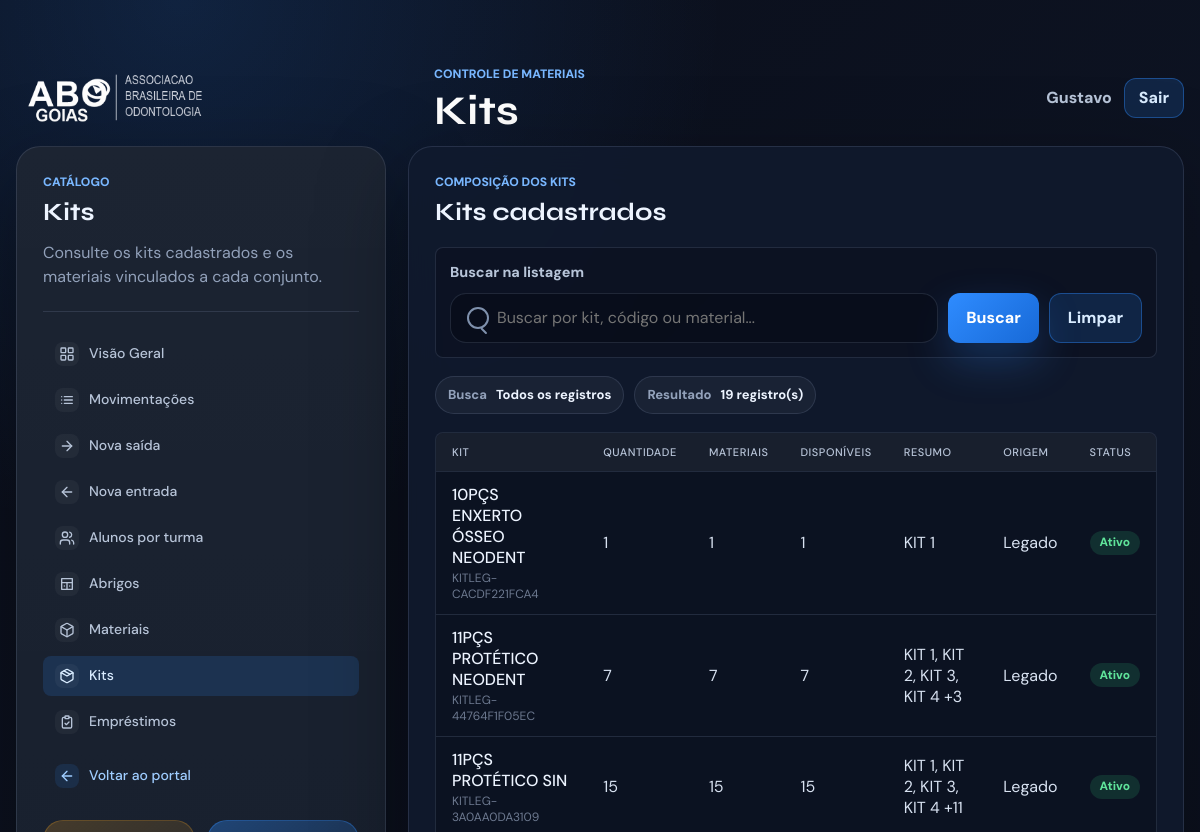
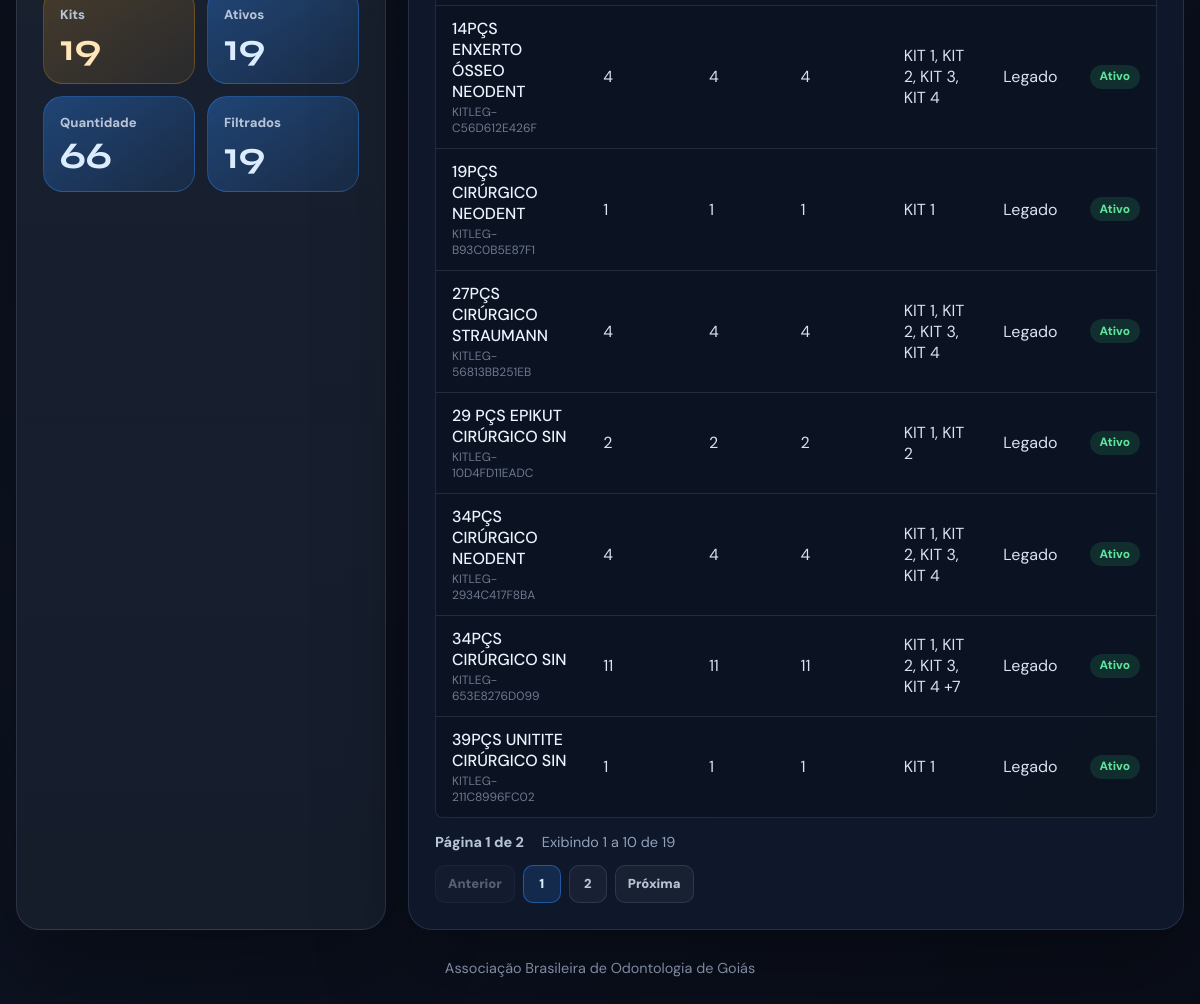
/kits/ (signed in), run on the app's committed database (2 pictures, top to bottom).
### gestao_cme/models.py (models this page shows, shortened)
class ModeloBase(models.Model):
    criado_em = models.DateTimeField(auto_now_add=True)
    atualizado_em = models.DateTimeField(auto_now=True)
    ativo = models.BooleanField(default=True)
    class Meta:
        abstract = True

class Kit(ModeloBase):
    nome = models.CharField(max_length=120)
    codigo = models.CharField(max_length=40, unique=True)
    descricao = models.TextField(blank=True)
    quantidade = models.PositiveIntegerField(default=0)
    origem = models.CharField(
        max_length=20,
        choices=OrigemDados.choices,
        default=OrigemDados.MANUAL,
    )
    ultima_sincronizacao = models.DateTimeField(null=True, blank=True)
    materiais = models.ManyToManyField(
        Material,
        through="KitMaterial",
        related_name="kits",
        blank=True,
    )
    class Meta:
        ordering = ["nome"]
        verbose_name = "kit"
        verbose_name_plural = "kits"

class Material(ModeloBase):
    class UnidadeMedida(models.TextChoices):
        UNIDADE = "UN", "Unidade"
        CAIXA = "CX", "Caixa"
        PACOTE = "PC", "Pacote"
        FRASCO = "FR", "Frasco"
        PAR = "PAR", "Par"
    nome = models.CharField(max_length=120)
    codigo = models.CharField(max_length=40, unique=True)
    descricao = models.TextField(blank=True)
    identificacao = models.CharField(max_length=30, blank=True)
    rotulo_kit = models.CharField(max_length=120, blank=True)
    disponivel = models.BooleanField(default=True)
    unidade_medida = models.CharField(
        max_length=5,
        choices=UnidadeMedida.choices,
        default=UnidadeMedida.UNIDADE,
    )
    quantidade_minima = models.PositiveIntegerField(default=0)
    origem = models.CharField(
        max_length=20,
        choices=OrigemDados.choices,
        default=OrigemDados.MANUAL,
    )
    ultima_sincronizacao = models.DateTimeField(null=True, blank=True)
    class Meta:
        ordering = ["nome"]
        verbose_name = "material"
        verbose_name_plural = "materiais"

### gestao_cme/views.py (the view, shortened to what this page needs)
# urls.py: path("kits/", views.kits, name="kits"),
@login_required
def kits(request: HttpRequest) -> HttpResponse:
    busca = request.GET.get("q", "").strip()
    kits_queryset = (
        Kit.objects.exclude(origem=OrigemDados.EXEMPLO)
        .prefetch_related("itens__material")
        .order_by("nome")
    )
    page_obj, query_string = paginar_queryset(request, kits_queryset)
    for kit in page_obj.object_list:
        itens = list(kit.itens.all())
        kit.total_materiais = len(itens)
        kit.materiais_disponiveis = sum(1 for item in itens if item.material.disponivel)
        kit.materiais_resumo = ", ".join(
            item.material.identificacao or item.material.nome for item in itens[:4]
        )
        if len(itens) > 4:
            kit.materiais_resumo += f" +{len(itens) - 4}"
    kits_base = Kit.objects.exclude(origem=OrigemDados.EXEMPLO)
    metricas = {
        "total": kits_base.count(),
        "ativos": kits_base.filter(ativo=True).count(),
        "quantidade": sum(kit.quantidade for kit in kits_base),
        "filtrados": page_obj.paginator.count,
    }
    return render(
        request,
        "gestao_cme/kits.html",
        {
            "usuario_logado": request.user,
            "busca": busca,
            "metricas": metricas,
            "kits": page_obj.object_list,
            "page_obj": page_obj,
            "query_string": query_string,
        },
    )

### gestao_cme/views.py (called while the page is built)
def paginar_queryset(
    request: HttpRequest, queryset: QuerySet[Any]
) -> tuple[Page[Any], str]:
    query_params = request.GET.copy()
    query_params.pop("page", None)
    paginator = Paginator(queryset, REGISTROS_POR_PAGINA)
    page_obj = paginator.get_page(request.GET.get("page"))
    return page_obj, query_params.urlencode()

### gestao_cme/templates/gestao_cme/kits.html (shortened to what this page needs)
﻿{% extends "gestao_cme/base.html" %}
{% block header_eyebrow %}Controle de materiais{% endblock %}
{% block header_title %}Kits{% endblock %}
{% block content %}
    <main class="page-shell">
        <div class="layout-grid">
            <aside class="panel config-panel">
                <p class="section-label">Catálogo</p>
                <h2>Kits</h2>
                <p class="panel-copy">Consulte os kits cadastrados e os materiais vinculados a cada conjunto.</p>
                {% include "gestao_cme/partials/menu_sistemas.html" with menu_app="cme" active_page="kits" %}
                <div class="metric-grid">
                    <div class="metric-card">
                        <span class="metric-label">Kits</span>
                        <strong>{{ metricas.total }}</strong>
                    </div>
                    <div class="metric-card">
                        <span class="metric-label">Ativos</span>
                        <strong>{{ metricas.ativos }}</strong>
                    </div>
                    <div class="metric-card">
                        <span class="metric-label">Quantidade</span>
                        <strong>{{ metricas.quantidade }}</strong>
                    </div>
                    <div class="metric-card">
                        <span class="metric-label">Filtrados</span>
                        <strong>{{ metricas.filtrados }}</strong>
                    </div>
                </div>
            </aside>
            <section class="panel results-panel">
                <div class="results-topbar">
                    <div>
                        <p class="section-label">Composição dos kits</p>
                        <h2>Kits cadastrados</h2>
                    </div>
                </div>
                <form class="results-search" method="get">
                    <label class="search-label" for="results-q-kits">Buscar na listagem</label>
                    <div class="results-search-row">
                        <div class="search-control">
                            <input id="results-q-kits" type="search" name="q" value="{{ busca }}" placeholder="Buscar por kit, código ou material...">
                        </div>
                        <button class="button primary" type="submit">Buscar</button>
                        <a class="button secondary" href="{% url 'kits' %}">Limpar</a>
                    </div>
                </form>
                <div class="selection-summary">
                    <div class="info-chip">
                        <span>Busca</span>
                        <strong>{{ busca|default:"Todos os registros" }}</strong>
                    </div>
                    <div class="info-chip">
                        <span>Resultado</span>
                        <strong>{{ page_obj.paginator.count }} registro(s)</strong>
                    </div>
                </div>
                <div class="table-wrap data-table-wrap">
                    <table class="data-table">
                        <thead>
                            <tr>
                                <th>Kit</th>
                                <th>Quantidade</th>
                                <th>Materiais</th>
                                <th>Disponíveis</th>
                                <th>Resumo</th>
                                <th>Origem</th>
                                <th>Status</th>
                            </tr>
                        </thead>
                        <tbody>
                            {% for kit in kits %}
                                <tr>
                                    <td>
                                        <strong>{{ kit.nome }}</strong>
                                        <span class="cell-muted">{{ kit.codigo }}</span>
                                    </td>
                                    <td>{{ kit.quantidade }}</td>
                                    <td>{{ kit.total_materiais }}</td>
                                    <td>{{ kit.materiais_disponiveis }}</td>
                                    <td>{{ kit.materiais_resumo|default:"Sem materiais vinculados" }}</td>
                                    <td>{{ kit.get_origem_display }}</td>
                                    <td>
                                        {% if kit.ativo %}
                                            <span class="badge badge-devolvido">Ativo</span>
                                        {% else %}
                                            <span class="badge badge-atrasado">Inativo</span>
                                        {% endif %}
                                    </td>
                                </tr>
                            {% endfor %}
                        </tbody>
                    </table>
                </div>
                {% include "gestao_cme/partials/paginacao.html" %}
            </section>
        </div>
    </main>
{% endblock %}

### gestao_cme/templates/gestao_cme/base.html (shortened to what this page needs)
﻿{% load static %}
<!doctype html>
<html lang="pt-BR">
<head>
    <link rel="stylesheet" href="{% static 'gestao_cme/css/home.css' %}">
</head>
<body class="{% block body_class %}{% endblock %}">
    <header class="app-header {% block header_class %}{% endblock %}">
        <div class="header-inner">
            <div class="brand">
                <img class="brand-logo" src="{% static 'gestao_cme/img/logo.png' %}" alt="ABO Goiás">
                {% block header_brand_text %}
                    <div>
                        <p class="eyebrow">{% block header_eyebrow %}ABO Goiás{% endblock %}</p>
                        <h1>{% block header_title %}Sistemas internos{% endblock %}</h1>
                    </div>
                {% endblock %}
            </div>
            {% if usuario_logado %}
                <div class="user-menu">
                    <span>{{ usuario_logado.get_full_name|default:usuario_logado.username }}</span>
                    <form method="post" action="{% url 'logout' %}">
                        <button class="button secondary compact-button" type="submit">Sair</button>
                    </form>
                </div>
            {% endif %}
        </div>
    </header>
    {% block content %}{% endblock %}
    {% block footer %}
        <footer class="footer">
            Associação Brasileira de Odontologia de Goiás
        </footer>
    {% endblock %}
</body>
</html>

### data on the page
Kit: nome "10PÇS ENXERTO ÓSSEO NEODENT", codigo "KITLEG-CACDF221FCA4", quantidade "1", total_materiais "1", materiais_disponiveis "1", materiais_resumo "KIT 1", origem "Legado", ativo "Ativo"
Kit: nome "11PÇS PROTÉTICO NEODENT", codigo "KITLEG-44764F1F05EC", quantidade "7", total_materiais "7", materiais_disponiveis "7", materiais_resumo "KIT 1, KIT 2, KIT 3, KIT 4 +3", origem "Legado", ativo "Ativo"
Kit: nome "11PÇS PROTÉTICO SIN", codigo "KITLEG-3A0AA0DA3109", quantidade "15", total_materiais "15", materiais_disponiveis "15", materiais_resumo "KIT 1, KIT 2, KIT 3, KIT 4 +11", origem "Legado", ativo "Ativo"
Kit: nome "14PÇS ENXERTO ÓSSEO NEODENT", codigo "KITLEG-C56D612E426F", quantidade "4", total_materiais "4", materiais_disponiveis "4", materiais_resumo "KIT 1, KIT 2, KIT 3, KIT 4", origem "Legado", ativo "Ativo"
Kit: nome "19PÇS CIRÚRGICO NEODENT", codigo "KITLEG-B93C0B5E87F1", quantidade "1", total_materiais "1", materiais_disponiveis "1", materiais_resumo "KIT 1", origem "Legado", ativo "Ativo"
Kit: nome "27PÇS CIRÚRGICO STRAUMANN", codigo "KITLEG-56813BB251EB", quantidade "4", total_materiais "4", materiais_disponiveis "4", materiais_resumo "KIT 1, KIT 2, KIT 3, KIT 4", origem "Legado", ativo "Ativo"
Kit: nome "29 PÇS EPIKUT CIRÚRGICO SIN", codigo "KITLEG-10D4FD11EADC", quantidade "2", total_materiais "2", materiais_disponiveis "2", materiais_resumo "KIT 1, KIT 2", origem "Legado", ativo "Ativo"
Kit: nome "34PÇS CIRÚRGICO NEODENT", codigo "KITLEG-2934C417F8BA", quantidade "4", total_materiais "4", materiais_disponiveis "4", materiais_resumo "KIT 1, KIT 2, KIT 3, KIT 4", origem "Legado", ativo "Ativo"
Kit: nome "34PÇS CIRÚRGICO SIN", codigo "KITLEG-653E8276D099", quantidade "11", total_materiais "11", materiais_disponiveis "11", materiais_resumo "KIT 1, KIT 2, KIT 3, KIT 4 +7", origem "Legado", ativo "Ativo"
Kit: nome "39PÇS UNITITE CIRÚRGICO SIN", codigo "KITLEG-211C8996FC02", quantidade "1", total_materiais "1", materiais_disponiveis "1", materiais_resumo "KIT 1", origem "Legado", ativo "Ativo"

### other printed values
{{ usuario_logado.get_full_name|default:usuario_logado.username }} "Gustavo"
{{ metricas.total }} "19"
{{ metricas.ativos }} "19"
{{ metricas.quantidade }} "66"
{{ metricas.filtrados }} "19"
{{ busca|default:"Todos os registros" }} "Todos os registros"
{{ page_obj.paginator.count }} "19"
{{ page_obj.number }} "1"
{{ page_obj.paginator.num_pages }} "2"
{{ page_obj.start_index }} "1"
{{ page_obj.end_index }} "10"
{{ numero }} "1"
{{ numero }} "2"
